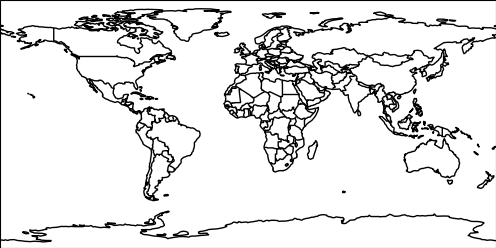
#> input picture globalMap.png, 496 x 248 px
$ python specificHumidity.py
#> lines starting #> are read from the running program, lines starting #| are printed output that depends on the picture
import numpy as np
from netCDF4 import Dataset
from matplotlib import pyplot as plt
from PIL import Image

# Both datasets use an evenly spaced grid with a 2.5 deg. resolution.
# Relative humidity, expressed as a percentage, indicates a present state of absolute humidity relative to a maximum humidity given the same temperature.
# Levels (kPa) --> {1000,925,850,700,600,500,400,300} --> doesn't go higher b/c of tropopause temp. inversion.

monthConversion = {
		"January" : [1,31],
		"February" : [2,28],
		"March" : [3,31],
		"April" : [4,30],
		"May" : [5,31],
		"June" : [6,30],
		"July" : [7,31],
		"August" : [8,31],
		"September" : [9,30],
		"October" : [10,31],
		"November" : [11,30],
		"December" : [12,31]
	}

def generate_specHumidity_profs(year,month,date,monthConversion):
	NC_specHumidity_2m = Dataset('datasets/shum.2m.gauss.' + str(year) + '.nc', "r", format="NETCDF4")
	NC_specHumidity_multiLevels = Dataset('datasets/shum.' + str(year) + '.nc', "r", format="NETCDF4")
	specHumidity_2m = np.array(NC_specHumidity_2m.variables['shum'])#	shape(366,94,192) for 2020.
	specHumidity = np.array(NC_specHumidity_multiLevels.variables['shum'])#	shape(366,8,73,144) for 2020.
	# newDate calculation.
	if len(specHumidity) == 366: # Assuming no. of time entries for surf + pressure datasets are equal.
		leapYear = True
	newDate = 0
	for elem in monthConversion.keys():
		if elem != month:
			newDate += (monthConversion[elem])[1]
		else:
			newDate += date
			break
	if leapYear == True and newDate > 59:
		newDate += 1
	# Extracting profs by alt. (Indexes: 300mbar: -1, 850mbar: 2)
	specHumidity = np.rot90(specHumidity,1) # shape (8,366,73,144)
	specHumidity_at300 = specHumidity[-1][newDate - 3:newDate + 4]
	specHumidity_at850 = specHumidity[2][newDate - 3:newDate + 4] # Final shapes (7,73,144)
	specHumidity_2m = specHumidity_2m[newDate - 3:newDate + 4]
	specHumidity = np.array([specHumidity_at850,specHumidity_at300])
	np.save("outData/shum_7d_3l_2x7x73x144.npy",specHumidity) # Arranged by ascending altitude.
	np.save("outData/shum_surf2m_7x94x192.npy",specHumidity_2m)
	return 0.

def plot_specHumidity(err):
#> called with err = 0
	shumData = np.load("outData/shum_7d_3l_2x7x73x144.npy")
#> (reads outData/shum_7d_3l_2x7x73x144.npy from the repository)
	shumSurfData = np.load("outData/shum_surf2m_7x94x192.npy")
#> (reads outData/shum_surf2m_7x94x192.npy from the repository)
	shumData = np.rot90(shumData,1) # Switch primary looping var. to day
	# new shape(7,2,73,144). --> shumData
	im = Image.open("globalMap.png")
#> im is the input picture: PIL image 496x248 RGBA; mean R, G, B, A 229.2, 229.2, 229.2, 255
	x = np.linspace(0,143,num=9,endpoint=True)
	xLabels = [str(i) for i in list(np.arange(start=-180,stop=181,step=45))]
	y = np.linspace(0,72,num=7,endpoint=True)
	yLabels = [str(i) for i in list(np.arange(start=-90,stop=91,step=30))]
	dayLabel = 1
	levelLabel = ['_850mbar','_300mbar']
	for day in shumData:
		index_levelLabel = 0
		for level in day:
			fig = plt.figure()
			ax = plt.axes()
			plt.imshow(im,extent=[0,143,0,72])
			plt.xlabel("Longitude")
			plt.ylabel("Latitude")
			plt.xticks(x,xLabels)
			plt.yticks(y,yLabels)
			cs =  ax.contourf(level,alpha=0.5)
			plt.colorbar(cs, ax=ax, label="Specific Humidity (kg/kg)", orientation='horizontal')
			plt.savefig("finalOutput_plots/specificHumidity/specificHumidity_day" + str(dayLabel) + levelLabel[index_levelLabel] + ".png")
			plt.cla()
			plt.clf()
			plt.close()
			index_levelLabel += 1
		dayLabel += 1
#> this loop made 7 passes
#> pass 1, in plot_specHumidity, `plt.savefig("finalOutput_plots/specificHumidity/specificHumidity_day" ..`:
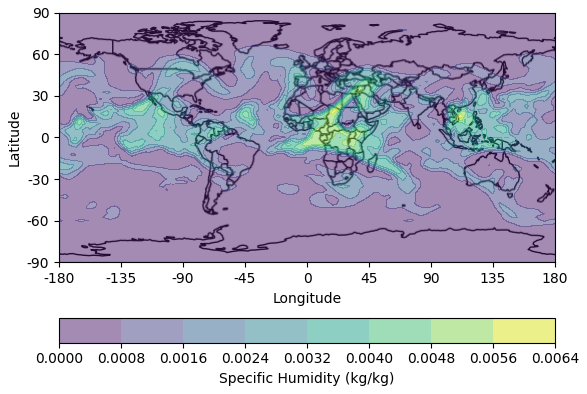
#> figure drawn by matplotlib, 2 panels
#> pass 1, in plot_specHumidity, `plt.savefig("finalOutput_plots/specificHumidity/specificHumidity_day" ..`:
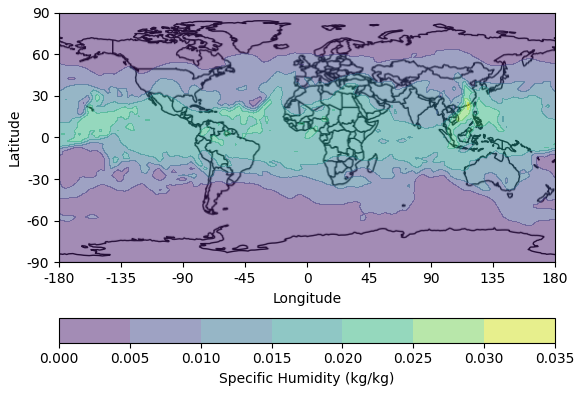
#> figure drawn by matplotlib, 2 panels
#> pass 2, in plot_specHumidity, `plt.savefig("finalOutput_plots/specificHumidity/specificHumidity_day" ..`:
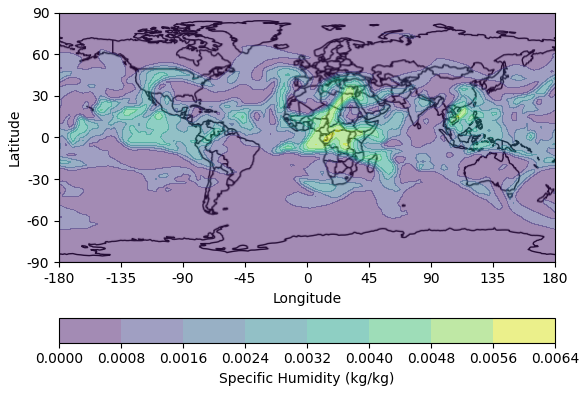
#> figure drawn by matplotlib, 2 panels
#> pass 2, in plot_specHumidity, `plt.savefig("finalOutput_plots/specificHumidity/specificHumidity_day" ..`:
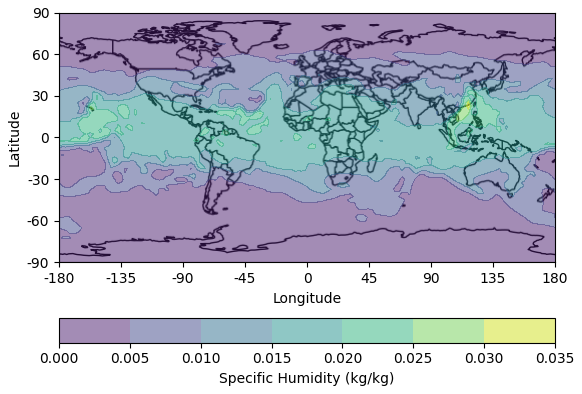
#> figure drawn by matplotlib, 2 panels
#> after the loop:
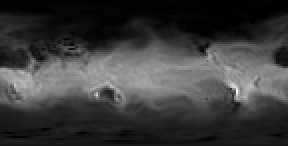
#> level: shape (73, 144) float32 (shown 2 times larger); min 0, max 0.0329, mean 0.00774; drawn with min black and max white
#> after the loop, dayLabel = 8
	# Creating surface profiles (shumSurfData)
	dayLabel = 1
	x = np.linspace(0,191,num=9,endpoint=True)
	xLabels = [str(i) for i in list(np.arange(start=-180,stop=181,step=45))]
	y = np.linspace(0,93,num=7,endpoint=True)
	yLabels = [str(i) for i in list(np.arange(start=-90,stop=91,step=30))]
	for day in shumSurfData:
		fig = plt.figure()
		ax = plt.axes()
		plt.imshow(im,extent=[0,191,0,93])
		plt.xlabel("Longitude")
		plt.xticks(x,xLabels)
		plt.ylabel("Latitude")
		plt.yticks(y,yLabels)
		cs = ax.contourf(day, alpha=0.5)
		plt.colorbar(cs, ax=ax, label="Specific Humidity (kg/kg)", orientation='horizontal')
		plt.savefig("finalOutput_plots/specificHumidity/specificHumidity_day" + str(dayLabel) + "_atSurface.png")
		plt.cla()
		plt.clf()
		plt.close()
		dayLabel += 1
#> this loop made 7 passes
#> pass 1, in plot_specHumidity, `plt.savefig("finalOutput_plots/specificHumidity/specificHumidity_day" ..`:
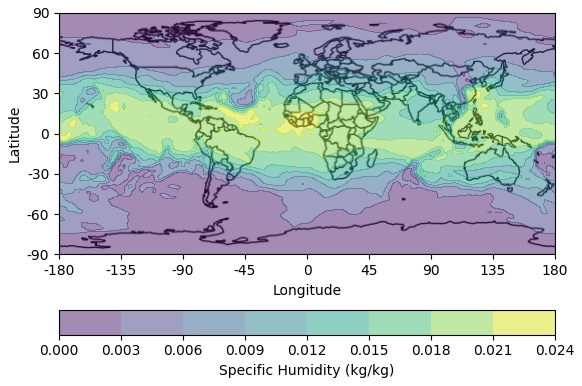
#> figure drawn by matplotlib, 2 panels
#> pass 2, in plot_specHumidity, `plt.savefig("finalOutput_plots/specificHumidity/specificHumidity_day" ..`:
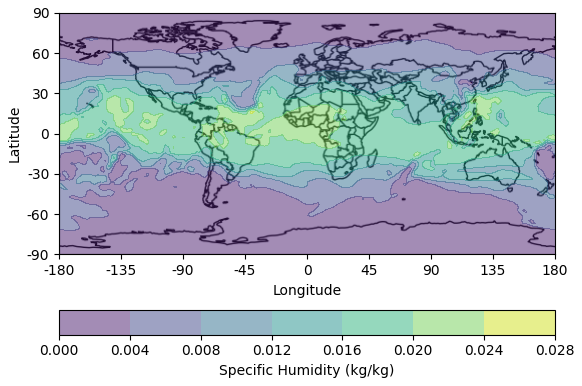
#> figure drawn by matplotlib, 2 panels
#> after the loop, dayLabel = 8
	return 0.

plot_specHumidity(0.)


# T62 grid error holds true for shumSurfData.
